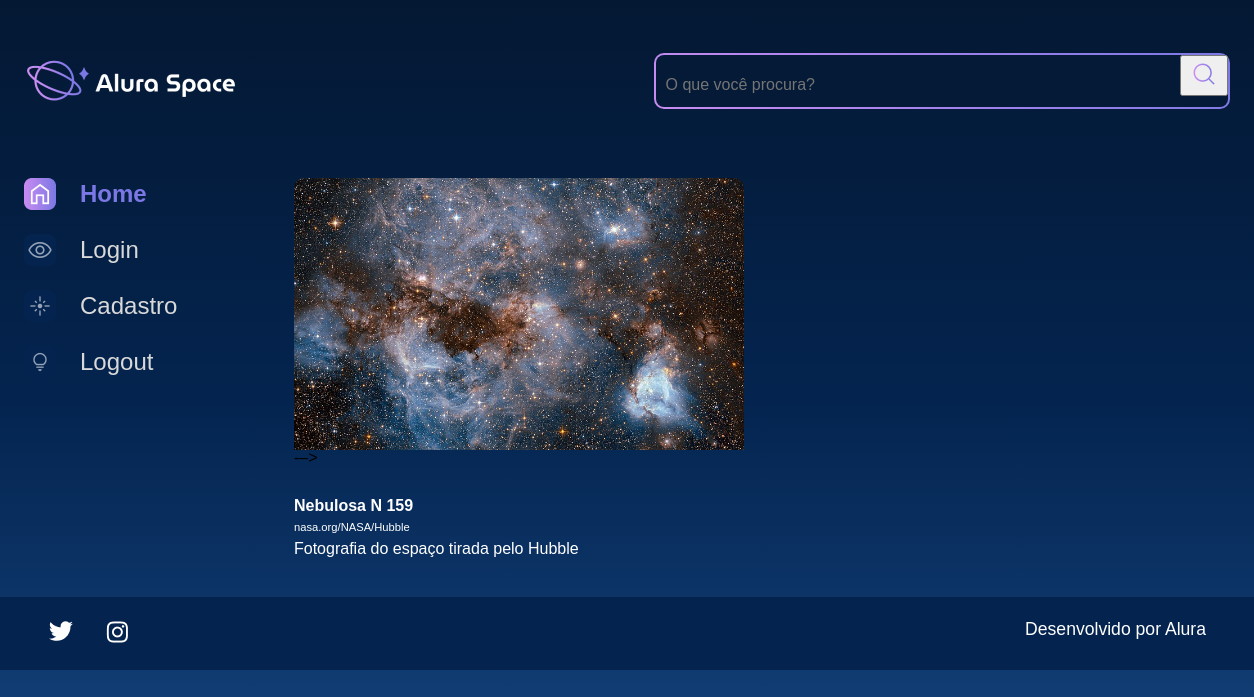
Page /imagem/3 on the committed database.
### galeria/models.py (models this page shows, shortened)
class Fotografia(models.Model):
    OPCOES_CATEGORIA = [
        ("NEBULOSA", "Nebulosa"),
        ("ESTRELA", "Estrela"),
        ("GALÁXIA", "Galáxia"),
        ("PLANETA", "Planeta"),
    ]
    nome = models.CharField(max_length=100, null=False, blank=False)
    legenda = models.CharField(max_length=150, null=False, blank=False)
    categoria = models.CharField(max_length=100, choices=OPCOES_CATEGORIA, default="")
    descricao = models.TextField(null=False, blank=False)
    foto = models.ImageField(upload_to="fotos/%Y/%m/%d/", blank=True)
    publicada = models.BooleanField(default=False)
    data_fotografia = models.DateTimeField(default=datetime.now, blank=False)
    usuario = models.ForeignKey(
        to=User,
        on_delete=models.SET_NULL,
        null=True,
        blank=False,
        related_name="user",
    )

### galeria/views.py (the view)
# urls.py: path("imagem/<int:foto_id>", imagem, name="imagem"),
def imagem(request, foto_id):
    fotografia = get_object_or_404(Fotografia, pk=foto_id)
    return render(request, "galeria/imagem.html", {"fotografia": fotografia})

### templates/galeria/imagem.html
{% extends 'galeria/base.html' %}
{% load static %}
{% block content %}
            <section class="conteudo">
                <section class="imagem">
                    <div class="imagem__conteudo">
                        {% if fotografia.foto == "" or fotografia.foto == null %}
                            <img class="card__imagem" src="{% static '/assets/imagens/galeria/not-found.jpg' %}{{fotografia.foto}}" alt="foto">
                        {% else %}
                            <img class="card__imagem" src="{{ fotografia.foto.url}}" alt="foto">
                        {% endif %}
                        <!–-  <img class="imagem__imagem" src="{% static '/assets/imagens/galeria/'%}{{fotografia.foto}}"> -–>
                        <div class="imagem__info">
                            <div class="imagem__texto">
                                <p class="imagem__titulo">{{fotografia.nome}}</p>
                                <p class="imagem__descricao">{{fotografia.legenda}}</p>
                                <p class="imagem__texto">{{fotografia.descricao}}</p>
                            </div>
                        </div>
                    </div>
                </section>
            </section>
        </main>
    </div>
{% endblock %}

### setup/static/styles/style.css (style rules this page uses)
html, body, div, span, applet, object, iframe, h1, h2, h3, h4, h5, h6, p, blockquote, pre, a, abbr, acronym, address, big, cite, code, del, dfn, em, img, ins, kbd, q, s, samp, small, strike, strong, sub, sup, tt, var, b, u, i, center, dl, dt, dd, ol, ul, li, fieldset, form, label, legend, table, caption, tbody, tfoot, thead, tr, th, td, article, aside, canvas, details, embed, figure, figcaption, footer, header, hgroup, menu, nav, output, ruby, section, summary, time, mark, audio, video { margin: 0; padding: 0; border: 0; font-size: 100%; font: inherit; vertical-align: baseline; }
article, aside, details, figcaption, figure, footer, header, hgroup, menu, nav, section { display: block; }
body { line-height: 1; font-family: 'Space Grotesk', sans-serif; min-height: 100vh; background: linear-gradient(#041833,#04244F,#154580); background-repeat: no-repeat; background-position: center; background-size: cover; }
.card__imagem { width: 450px; border-radius: 10px 10px 0 0; }
.imagem { display: flex; justify-content: center; align-items: center; }
.imagem__conteudo { background-color: transparent; display: flex; flex-direction: column; border-radius: 20px 20px 0 0; width: 950px; }
.imagem__info { font-size: 1.2rem; display: flex; justify-content: space-between; align-items: center; margin-bottom: 1rem; margin-top: 1rem; }
.imagem__texto { display: flex; flex-direction: column; justify-content: space-between; color: #FFFFFF; margin-top: 0.5rem; }
.imagem__titulo { font-weight: bold; line-height: 2rem; color: #FFFFFF; }
.imagem__texto { font-size: 1rem; }
.imagem__descricao { font-size: 0.7rem; }

### rows in the picture
Fotografia: foto (picture), nome "Nebulosa N 159", legenda "nasa.org/NASA/Hubble", descricao "Fotografia do espaço tirada pelo Hubble"
